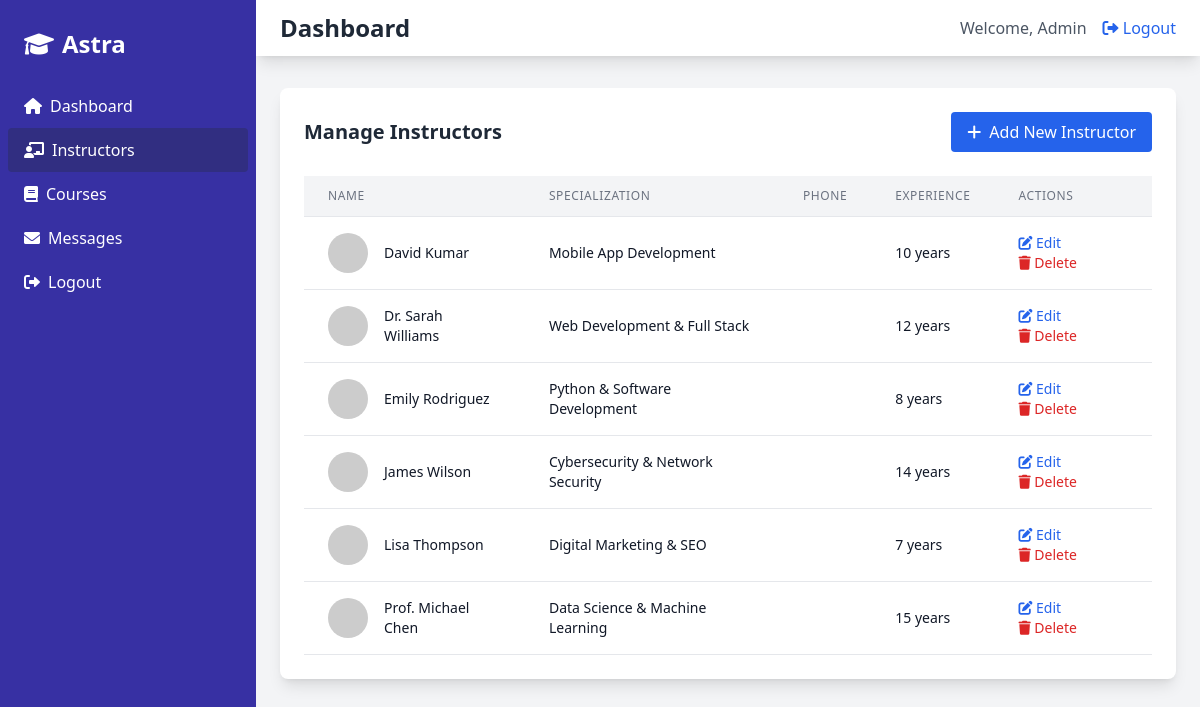
Screenshot of /admin/instructors.php (signed in) with the database file from the repository.
### tables this page shows
CREATE TABLE IF NOT EXISTS instructors (
    id INT AUTO_INCREMENT PRIMARY KEY,
    name VARCHAR(255) NOT NULL,
    specialization VARCHAR(255) NOT NULL,
    experience_years INT NOT NULL,
    bio TEXT,
    image_url VARCHAR(255),
    email VARCHAR(255),
    linkedin_url VARCHAR(255),
    created_at TIMESTAMP DEFAULT CURRENT_TIMESTAMP
);

### admin/instructors.php (the view, shortened to what this page needs)
<?php
require_once '../config/db.php';
$instructors = $conn->query("SELECT * FROM instructors ORDER BY name");
?>
<!DOCTYPE html>
<html lang="en">
<head>
    <script src="https://cdn.tailwindcss.com"></script>
    <link rel="stylesheet" href="https://cdnjs.cloudflare.com/ajax/libs/font-awesome/6.0.0/css/all.min.css">
</head>
<body class="bg-gray-100">
    <div class="min-h-screen flex">
        <div class="bg-indigo-800 text-white w-64 space-y-6 py-7 px-2 absolute inset-y-0 left-0 transform -translate-x-full md:relative md:translate-x-0 transition duration-200 ease-in-out">
            <a href="index.php" class="text-white flex items-center space-x-2 px-4">
                <i class="fas fa-graduation-cap text-2xl"></i>
                <span class="text-2xl font-extrabold">Astra</span>
            </a>
            <nav>
                <a href="dashboard.php" class="block py-2.5 px-4 rounded transition duration-200 hover:bg-indigo-700 text-white">
                    <i class="fas fa-home mr-2"></i>Dashboard
                </a>
                <a href="instructors.php" class="block py-2.5 px-4 rounded transition duration-200 bg-indigo-900 hover:bg-indigo-900 text-white">
                    <i class="fas fa-chalkboard-teacher mr-2"></i>Instructors
                </a>
                <a href="courses.php" class="block py-2.5 px-4 rounded transition duration-200 hover:bg-indigo-700 text-white">
                    <i class="fas fa-book mr-2"></i>Courses
                </a>
                <a href="messege.php" class="block py-2.5 px-4 rounded transition duration-200  text-white">
                    <i class="fas fa-envelope mr-2"></i>Messages
                </a>
                <a href="logout.php" class="block py-2.5 px-4 rounded transition duration-200 hover:bg-indigo-700 text-white">
                    <i class="fas fa-sign-out-alt mr-2"></i>Logout
                </a>
            </nav>
        </div>
        <div class="flex-1">
            <div class="bg-white shadow-lg">
                <div class="container mx-auto px-6 py-3">
                    <div class="flex items-center justify-between">
                        <div>
                            <h1 class="text-2xl font-bold text-gray-800">Dashboard</h1>
                        </div>
                        <div class="flex items-center">
                            <span class="text-gray-600 mr-4">Welcome, Admin</span>
                            <a href="logout.php" class="text-blue-600 hover:text-blue-800">
                                <i class="fas fa-sign-out-alt"></i> Logout
                            </a>
                        </div>
                    </div>
                </div>
            </div>
            <div class="container mx-auto px-6 py-8">
                <div class="bg-white rounded-lg shadow-lg p-6">
                    <div class="flex justify-between items-center mb-6">
                        <h2 class="text-xl font-bold text-gray-800">Manage Instructors</h2>
                        <a href="add_instructor.php" class="bg-blue-600 text-white px-4 py-2 rounded hover:bg-blue-700 transition duration-200">
                            <i class="fas fa-plus mr-2"></i>Add New Instructor
                        </a>
                    </div>
                    <div class="overflow-x-auto">
                        <table class="min-w-full bg-white">
                            <thead>
                                <tr class="bg-gray-100">
                                    <th class="px-6 py-3 border-b border-gray-200 text-left text-xs leading-4 font-medium text-gray-500 uppercase tracking-wider">Name</th>
                                    <th class="px-6 py-3 border-b border-gray-200 text-left text-xs leading-4 font-medium text-gray-500 uppercase tracking-wider">Specialization</th>
                                    <th class="px-6 py-3 border-b border-gray-200 text-left text-xs leading-4 font-medium text-gray-500 uppercase tracking-wider">phone</th>
                                    <th class="px-6 py-3 border-b border-gray-200 text-left text-xs leading-4 font-medium text-gray-500 uppercase tracking-wider">Experience</th>
                                    <th class="px-6 py-3 border-b border-gray-200 text-left text-xs leading-4 font-medium text-gray-500 uppercase tracking-wider">Actions</th>
                                </tr>
                            </thead>
                            <tbody class="bg-white">
                                <?php while($instructor = $instructors->fetch_assoc()): ?>
                                <tr>
                                    <td class="px-6 py-4 whitespace-no-wrap border-b border-gray-200">
                                        <div class="flex items-center">
                                            <div class="h-10 w-10 flex-shrink-0">
                                                <img class="h-10 w-10 rounded-full object-cover" src="<?php echo htmlspecialchars($instructor['image_url']); ?>" alt="">
                                            </div>
                                            <div class="ml-4">
                                                <div class="text-sm leading-5 font-medium text-gray-900">
                                                    <?php echo htmlspecialchars($instructor['name']); ?>
                                                </div>
                                            </div>
                                        </div>
                                    </td>
                                    <td class="px-6 py-4 whitespace-no-wrap border-b border-gray-200">
                                        <div class="text-sm leading-5 text-gray-900">
                                            <?php echo htmlspecialchars($instructor['specialization']); ?>
                                        </div>
                                    </td>
                                    <td class="px-6 py-4 whitespace-no-wrap border-b border-gray-200">
                                    </td>
                                    <td class="px-6 py-4 whitespace-no-wrap border-b border-gray-200">
                                        <div class="text-sm leading-5 text-gray-900">
                                            <?php echo htmlspecialchars($instructor['experience_years']); ?> years
                                        </div>
                                    </td>
                                    <td class="px-6 py-4 whitespace-no-wrap border-b border-gray-200 text-sm leading-5">
                                        <a href="edit_instructor.php?id=<?php echo $instructor['id']; ?>" class="text-blue-600 hover:text-blue-900 mr-3">
                                            <i class="fas fa-edit"></i> Edit
                                        </a>
                                        <form method="POST" class="inline" onsubmit="return confirm('Are you sure you want to delete this instructor?');">
                                            <button type="submit" name="delete_instructor" class="text-red-600 hover:text-red-900">
                                                <i class="fas fa-trash"></i> Delete
                                            </button>
                                        </form>
                                    </td>
                                </tr>
                                <?php endwhile; ?>
                            </tbody>
                        </table>
                    </div>
                </div>
            </div>
        </div>
    </div>
</body>
</html>

### rows the page displays
instructors: name "David Kumar", specialization "Mobile App Development", experience_years "10"
instructors: name "Dr. Sarah Williams", specialization "Web Development & Full Stack", experience_years "12"
instructors: name "Emily Rodriguez", specialization "Python & Software Development", experience_years "8"
instructors: name "James Wilson", specialization "Cybersecurity & Network Security", experience_years "14"
instructors: name "Lisa Thompson", specialization "Digital Marketing & SEO", experience_years "7"
instructors: name "Prof. Michael Chen", specialization "Data Science & Machine Learning", experience_years "15"
